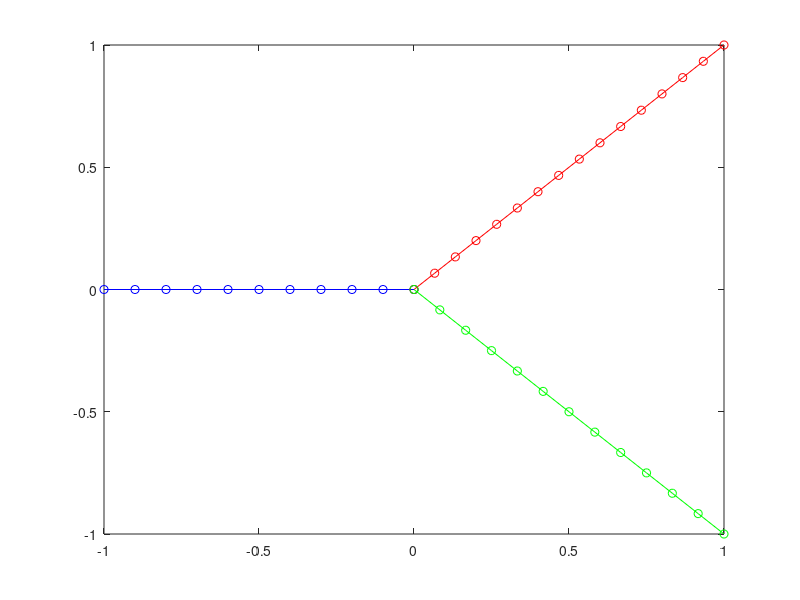
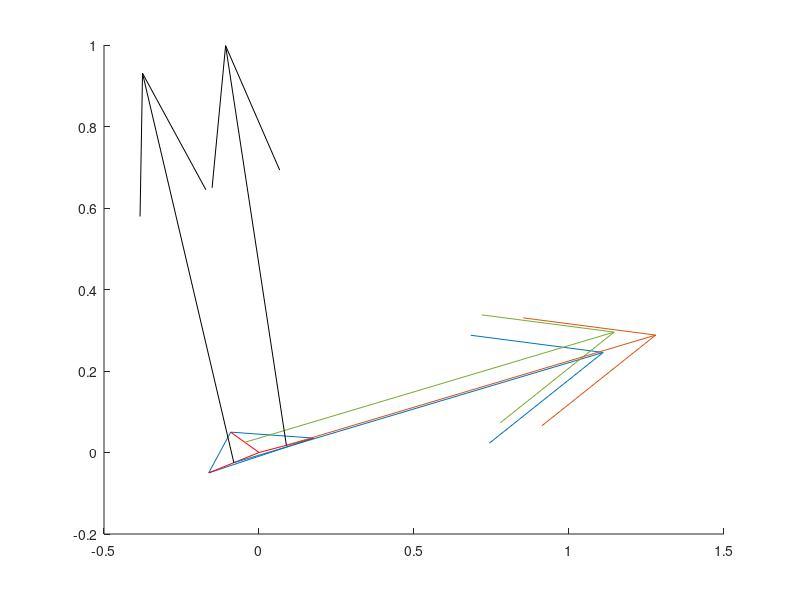
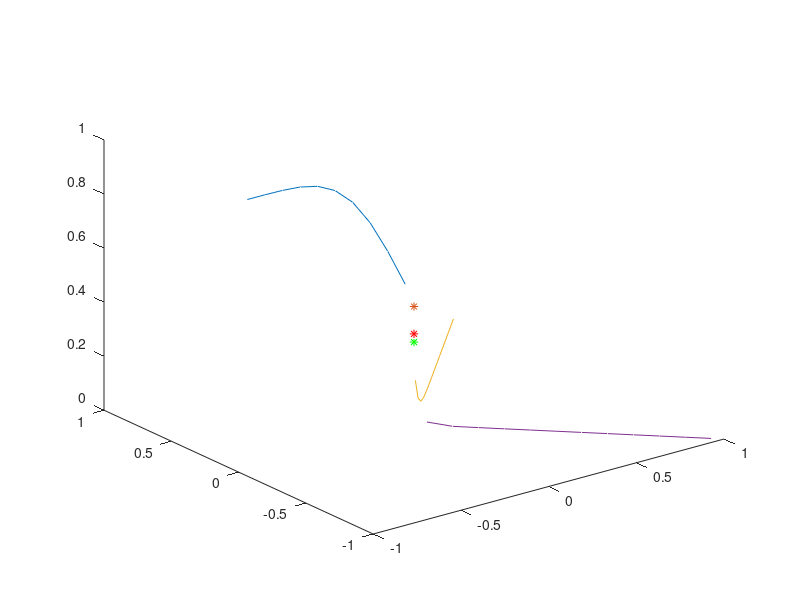
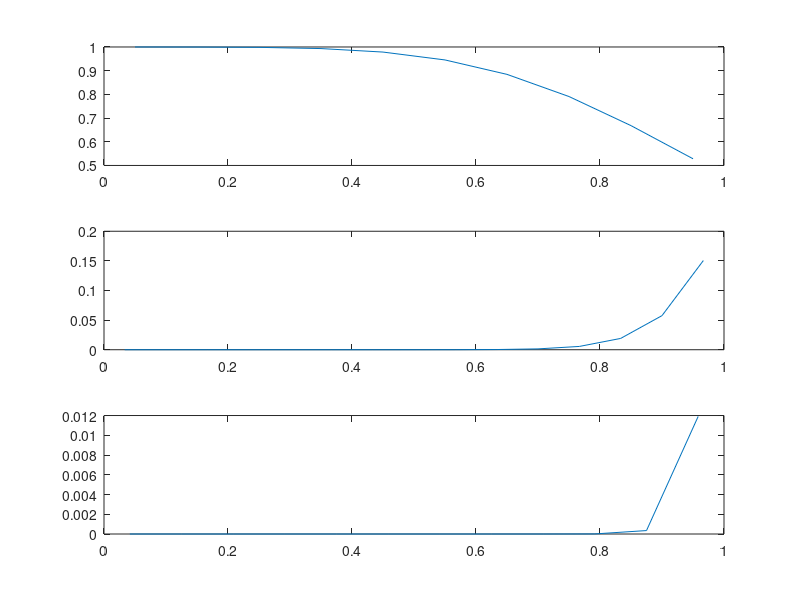

MATLAB code to generate these figures, in order:
close all
%punto di incontro

b=[0 0];

%frattura 1
a1=[-1 0];  %punto iniziale
N1=10;      %numero elementi
t1=[0:1/N1:1]';
x1=t1*(b(1)-a1(1)) + a1(1);
y1=t1*(b(2)-a1(2)) + a1(2);
xx1=0.5*(x1(1:end-1)+x1(2:end));
yy1=0.5*(y1(1:end-1)+y1(2:end));
h1=1/N1*((a1(1)-b(1))^2 +(a1(2)-b(2))^2 )^0.5;   %passo di griglia
tau1=[b(1)-a1(1), b(2)-a1(2)];
n1=[-b(2)+a1(2), b(1)-a1(1)];
n1=n1/(n1(1)^2+n1(2)^2)^0.5;  
d1=0.1; %spessore
U1=1;  %flusso

%frattura 2
a2=[1 1];
N2=15;
t2=[0:1/N2:1]';
x2=t2*(b(1)-a2(1)) + a2(1);
y2=t2*(b(2)-a2(2)) + a2(2);
xx2=0.5*(x2(1:end-1)+x2(2:end));
yy2=0.5*(y2(1:end-1)+y2(2:end));

h2=1/N2*((a2(1)-b(1))^2 +(a2(2)-b(2))^2 )^0.5;
tau2=[b(1)-a2(1), b(2)-a2(2)];
n2=[-b(2)+a2(2), b(1)-a2(1)];
n2=n2/(n2(1)^2+n2(2)^2)^0.5;
d2=0.2;
U2=-0.9;

%frattura 3
a3=[1 -1];
N3=12;
t3=[0:1/N3:1]';
x3=t3*(b(1)-a3(1)) + a3(1);
y3=t3*(b(2)-a3(2)) + a3(2);
xx3=0.5*(x3(1:end-1)+x3(2:end));
yy3=0.5*(y3(1:end-1)+y3(2:end));

h3=1/N3*((a3(1)-b(1))^2 +(a3(2)-b(2))^2 )^0.5;
tau3=[b(1)-a3(1), b(2)-a3(2)];
n3=[-b(2)+a3(2), b(1)-a3(1)];
n3=n3/(n3(1)^2+n3(2)^2)^0.5;
d3=0.3;
U3=-0.1;

figure(1)
plot(x1,y1,'bo-')
hold on
plot(x2,y2,'ro-')
plot(x3,y3,'go-')

figure(2)
%calcolo punti del triangolo all'intersezione
tt=[tau1(1) -tau3(1);tau1(2) -tau3(2)]\(a3' + n3'*d3/2-a1'+n1'*d1/2);
P1=tt(1)*tau1 + a1-n1*d1/2;
tt=[tau1(1) -tau2(1);tau1(2) -tau2(2)]\(a2' - n2'*d2/2-a1'-n1'*d1/2);
P2=tt(1)*tau1 + a1+n1*d1/2;
tt=[tau2(1) -tau3(1);tau2(2) -tau3(2)]\(a3' - n3'*d3/2-a2'-n2'*d2/2);
P3=tt(1)*tau2 + a2+n2*d2/2;

AA=norm(cross([P3-P2, 0], [P3-P1,0]))/2;
AA1=norm(cross([b-P2, 0], [b-P1,0]))/2;
AA2=norm(cross([b-P2, 0], [b-P3,0]))/2;
AA3=norm(cross([b-P3, 0], [b-P1,0]))/2;

line([P1(1), P2(1)],[P1(2) P2(2)])
hold on
line([P1(1), P3(1)],[P1(2) P3(2)])
line([P3(1), P2(1)],[P3(2) P2(2)])

line([P1(1), b(1)],[P1(2) b(2)],'color','r')
line([P2(1), b(1)],[P2(2) b(2)],'color','r')
line([P3(1), b(1)],[P3(2) b(2)],'color','r')

PM1=(P1+b)/2;
PM2=(P2+b)/2;
PM3=(P3+b)/2;
Upm1=(-U1*(PM1-P3)-U2*(PM1-P1)-U3*(PM1-P2))/2/AA;
Nm1C=cross([b-P1,0], [0 0 1]);
Nm1C=Nm1C/norm(Nm1C);
Nm1B=cross(-[b-P2,0], [0 0 1]);
Nm1B=Nm1B/norm(Nm1B);
quiver(PM1(1), PM1(2),Upm1(1),Upm1(2),0.1)
Upm2=(-U1*(PM2-P3)-U2*(PM2-P1)-U3*(PM2-P2))/2/AA;
Nm2A=-Nm1B;
Nm2C=cross([P3-b,0], [0 0 1]);
Nm2C=Nm2C/norm(Nm2C);
quiver(PM2(1), PM2(2),Upm2(1),Upm2(2),0.1)
Upm3=(-U1*(PM3-P3)-U2*(PM3-P1)-U3*(PM3-P2))/2/AA;
Nm3A=-Nm1C;
Nm3B=-Nm2C;
quiver(PM3(1), PM3(2),Upm3(1),Upm3(2),0.1)
quiver(PM3(1), PM3(2),Nm3B(1),Nm3B(2),1,'k')
quiver(PM1(1), PM1(2),Nm3A(1),Nm3A(2),1,'k')


%------------------------fine della geometria-------------------------------

%------------------tempo-----------------------------------------

Nstep = 50;
dt=0.2*min([h1*d1,h2*d2,h3*d3]./abs([U1,U2,U3]));


%--------------------cc--------------------

BC1=1;
BC2=1;
BC3=1; 

%---------condizioni iniziali---------------------------------

s1=zeros(length(x1)-1,Nstep);
s2=zeros(length(x2)-1,Nstep);
s3=zeros(length(x3)-1,Nstep);

sA=0*ones(1,Nstep);  %confina con B attraverso PM2, con C attraverso PM1
sB=0*ones(1,Nstep);  %confina con C attraverso PM3
sC=0*ones(1,Nstep);

for tt=1:Nstep-1

   %la uno
   sL=BC1;%
   ff=[];
   for j=1:N1
       sR=s1(j,tt);
       [f]=U1*(sL*(U1>0)+sR*(U1<0));
       ff=[ff; f];
       sL=sR;
   end  
   sR=sA(tt);
   [f]=U1*(sL*(U1>0)+sR*(U1<0));
   ff=[ff; f];
   Fluxes=ff(2:end)-ff(1:end-1);
   s1(:,tt+1)=s1(:,tt)-Fluxes*dt/h1/d1;
   
  %bilancio su A
  f1A=-f;
  fAB=norm(P2-b)*(Upm2(1)*Nm1B(1)+Upm2(2)*Nm1B(2))*(sA(tt)*(Upm2(1)*Nm1B(1)+Upm2(2)*Nm1B(2)>0)+sB(tt)*(Upm2(1)*Nm1B(1)+Upm2(2)*Nm1B(2)<0));
  fAC=norm(P1-b)*(Upm1(1)*Nm1C(1)+Upm1(2)*Nm1C(2))*(sA(tt)*(Upm1(1)*Nm1C(1)+Upm1(2)*Nm1C(2)>0)+sC(tt)*(Upm1(1)*Nm1C(1)+Upm1(2)*Nm1C(2)<0));
  fnet=f1A+fAB+fAC;
  sA(tt+1)=sA(tt)-dt*fnet/AA1;
  
   %la due
   sL=BC2;%
   ff=[];
   for j=1:N2
       sR=s2(j,tt);
       [f]=U2*(sL*(U2>0)+sR*(U2<0));
       ff=[ff; f];
       sL=sR;
   end  
   sR=sB(tt);
   [f]=U2*(sL*(U2>0)+sR*(U2<0));
   ff=[ff; f];
   Fluxes=ff(2:end)-ff(1:end-1);
   s2(:,tt+1)=s2(:,tt)-Fluxes*dt/h2/d2;

  %bilancio su B
  f2B=-f;
  fBA=-fAB;
  fBC=norm(P3-b)*(Upm3(1)*Nm2C(1)+Upm3(2)*Nm2C(2))*(sB(tt)*(Upm3(1)*Nm2C(1)+Upm3(2)*Nm2C(2)>0)+sC(tt)*(Upm3(1)*Nm2C(1)+Upm3(2)*Nm2C(2)<0));
  fnet=f2B+fBA+fBC;
  sB(tt+1)=sB(tt)-dt*fnet/AA2;
  
   %la tre
   sL=BC3;%
   ff=[];
   for j=1:N3
       sR=s3(j,tt);
       [f]=U3*(sL*(U3>0)+sR*(U3<0));
       ff=[ff; f];
       sL=sR;
   end  
   sR=sC(tt);
   [f]=U3*(sL*(U3>0)+sR*(U3<0));
   ff=[ff; f];
   Fluxes=ff(2:end)-ff(1:end-1);
   s3(:,tt+1)=s3(:,tt)-Fluxes*dt/h3/d3;
   
   %bilancio su C
  fCA=-fAC;
  fCB=-fBC; %HA IL SEGNO SBAGLIATO
  f3C=-f;
  fnet=f3C+fCA+fCB;
  sC(tt+1)=sC(tt)-dt*fnet/AA3;
  
end

figure
plot3(xx1,yy1,s1(:,end))
hold on
plot3(x1(end),y1(end),sA(end),'*')
plot3(x2(end),y2(end),sB(end),'r*')
plot3(x3(end),y3(end),sC(end),'g*')
plot3(xx2,yy2,s2(:,end))
plot3(xx3,yy3,s3(:,end))

figure
subplot(3,1,1)
plot(0.5*(t1(2:end)+t1(1:end-1)), s1(:,end))
subplot(3,1,2)
plot(0.5*(t2(2:end)+t2(1:end-1)), s2(:,end))
subplot(3,1,3)
plot(0.5*(t3(2:end)+t3(1:end-1)), s3(:,end))
